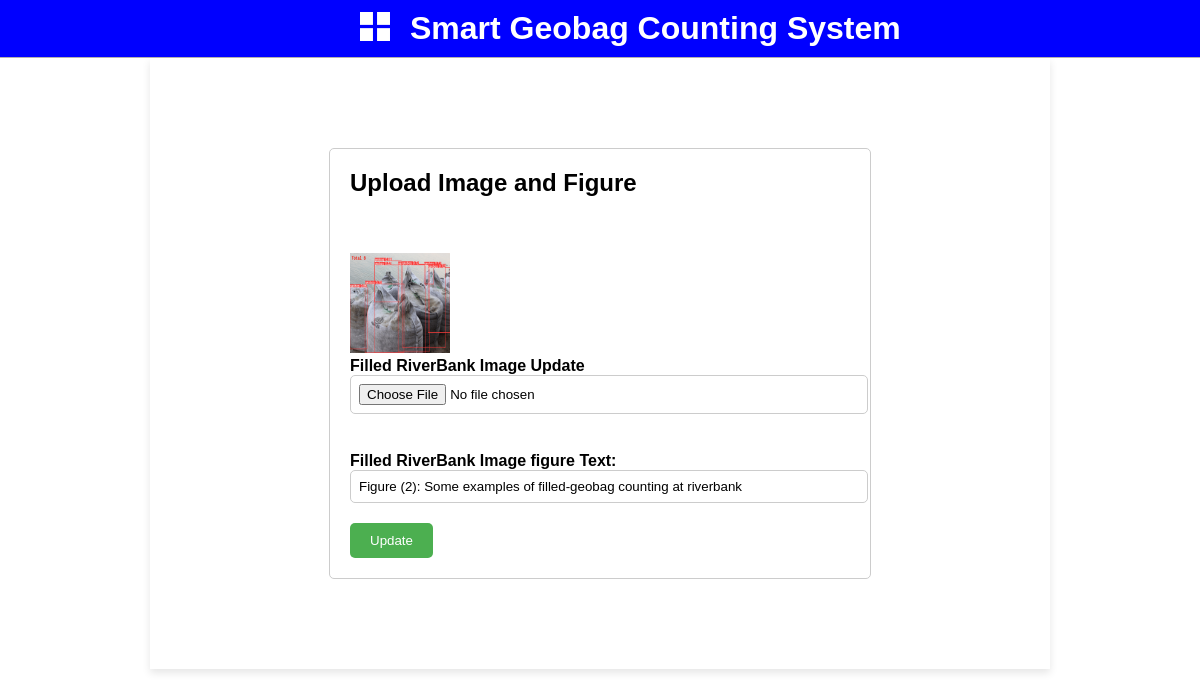
/filledriverbank_edit/2, run on the app's committed database.
### Geobag_Counting/models.py (models this page shows)
class FilledRiverBank(models.Model):
    geobag_counting_riverbank_img = models.ImageField(upload_to='Geobag_at_RiverBank_img/', default='No images')
    counting_figure_text = models.CharField(max_length = 500)

### Geobag_Counting/views.py (the view)
# urls.py: path('filledriverbank_edit/<int:id>', views.filledriverbank_edit, name = 'filledriverbank_edit'),
def filledriverbank_edit(request, id):
    filledriverbankdata = FilledRiverBank.objects.get(id=id)
    data = {"filledriverbankdata": filledriverbankdata}
    return render(request,'filledriverbankUpdate.html',data)

### templates/filledriverbankUpdate.html (shortened to what this page needs)
{% load static %}
<!DOCTYPE html>
<html lang="en">
<head>
    <link rel="stylesheet" href="https://cdnjs.cloudflare.com/ajax/libs/font-awesome/4.7.0/css/font-awesome.min.css">
    <link rel="stylesheet" href="https://cdnjs.cloudflare.com/ajax/libs/font-awesome/5.15.4/css/all.min.css">
    <link rel="stylesheet" href="{% static 'css/style.css' %}">
</head>
<body>
<div class = "Top-Section">
    <div class="top_bar">
        <div class = "logo">
          <a href=""><img src="{% static 'images/logo.png' %}"  alt="" >
            </a>
        <h1>Smart Geobag Counting System</h1>
    </div>
    </div>
</div>
<div class="body-section">
    <div class="form-container">
        <h2>Upload Image and Figure</h2>
        <form action="{% url 'filledriverbank_update' %}"  method="POST" enctype="multipart/form-data">
          <input type="hidden" name="id" value="{{filledriverbankdata.id}}" id=""><br><br>
        <div class="form-group">
          {% if filledriverbankdata.geobag_counting_riverbank_img %}
          <img src="{{ filledriverbankdata.geobag_counting_riverbank_img.url }}" alt="{{ filledriverbankdata.geobag_counting_riverbank_img.name }}" style="height: 100px; width:100px;"><br>
          {% endif %}
          <label for="exampleInputImage" class="form-label">Filled RiverBank Image Update</label>
          <input type="file" class="form-control" id="exampleInputImage" name="geobag_counting_riverbank_img" value="{{ filledriverbankdata.geobag_counting_riverbank_img.url }}" accept="image/*"><br><br>
        </div>
          <div class="form-group">
            <label for="title">Filled RiverBank Image figure Text:</label>
            <input type="text" id="image_figure_text" name="counting_figure_text" value ="{{filledriverbankdata.counting_figure_text}}">
          </div>
          <button type="submit">Update</button>
        </form>
      </div>
</div>
</body>
</html>

### static/css/style.css (style rules this page uses)
body { font-family: Arial, sans-serif; margin: 0; padding: 0; background-image: url('/static/images/back-4.jpg'); background-size: cover; background-position: center; }
.Top-Section { position: sticky; top: 0; z-index: 1000; background-color: white; }
.top_bar { display: flex; align-items: center; padding: 10px; border-bottom: 1px solid #b4afaf; background: blue; }
.logo { display: flex; align-items: center; margin-left: 350px; }
.logo a img { width: 30px; margin-right: 20px; }
.logo h1 { margin: 0; font-size: 32px; color: white; align-items: center; }
.body-section { margin-left: 150px; margin-right: 150px; background-color: #ffffff; padding: 40px; box-shadow: 0 4px 8px rgba(0, 0, 0, 0.1); }
.form-container { max-width: 500px; margin: 50px auto; padding: 20px; border: 1px solid #ccc; border-radius: 5px; }
.form-container h2 { margin-top: 0; }
.form-group { margin-bottom: 20px; }
.form-group label { display: block; font-weight: bold; }
.form-group input[type="file"], .form-group input[type="text"] { width: 100%; padding: 8px; border: 1px solid #ccc; border-radius: 5px; }
button { background-color: #4CAF50; color: white; padding: 10px 20px; border: none; border-radius: 5px; cursor: pointer; }

### data on the page
FilledRiverBank: geobag_counting_riverbank_img (picture), counting_figure_text "Figure (2): Some examples of filled-geobag counting at riverbank"
